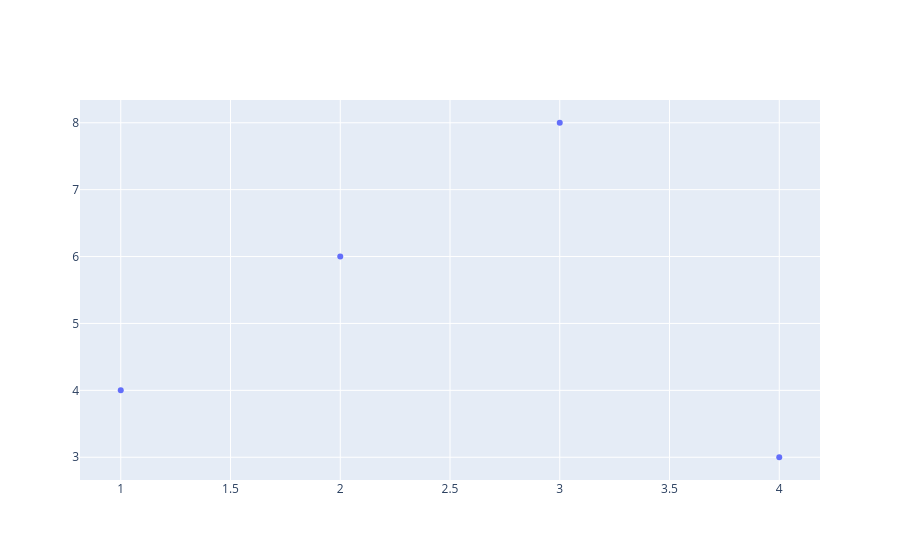

Notebook code for this chart:
### Code cell
fig = go.Figure(go.Scatter(x=x, y=y, mode = "markers"))
fig.show()

### Figure 1 — Plotly figure (JSON) as saved in the notebook; plotly's stock layout.template omitted (floating-point values rounded to 4 significant figures)
{"data": [{"mode": "markers", "type": "scatter", "x": [1, 2, 3, 4], "y": [4, 6, 8, 3]}], "layout": {}}
